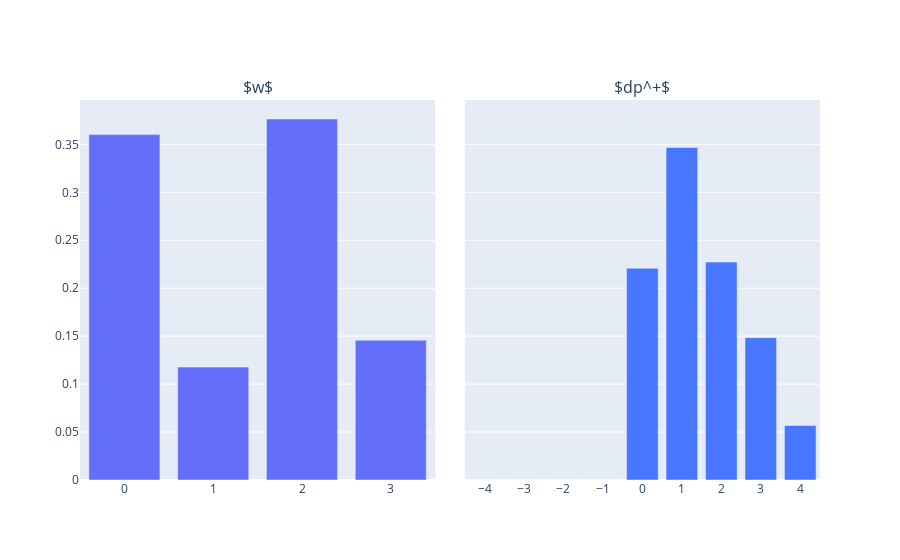

Here is the notebook cell this chart was saved with:
### Code cell
#Plot the weights and dp_plus
fig = make_subplots(rows=1, cols=2, horizontal_spacing=0.04, shared_yaxes=True, subplot_titles= (r'$w$',r'$dp^+$'))
fig.add_bar(x = np.arange(N), y = result[0][:N],row = 1, col = 1, showlegend = False)
fig.add_bar(x = np.arange(-N,N+1), y = result1.x, marker_color='#4876FF',row = 1, col = 2, showlegend = False)
fig.update_xaxes(dtick = 1)
iplot(fig)

### Figure 1 — Plotly figure (JSON) as saved in the notebook; plotly's stock layout.template omitted (floating-point values rounded to 4 significant figures)
{"data": [{"showlegend": false, "type": "bar", "x": [0, 1, 2, 3], "xaxis": "x", "y": [0.3602, 0.1177, 0.3764, 0.1457], "yaxis": "y"}, {"marker": {"color": "#4876FF"}, "showlegend": false, "type": "bar", "x": [-4, -3, -2, -1, 0, 1, 2, 3, 4], "xaxis": "x2", "y": [1.798e-17, 1.664e-17, 4.479e-18, 6.288e-18, 0.2208, 0.3467, 0.2272, 0.1484, 0.05682], "yaxis": "y2"}], "layout": {"annotations": [{"font": {"size": 16}, "showarrow": false, "text": "$w$", "x": 0.24, "xanchor": "center", "xref": "paper", "y": 1, "yanchor": "bottom", "yref": "paper"}, {"font": {"size": 16}, "showarrow": false, "text": "$dp^+$", "x": 0.76, "xanchor": "center", "xref": "paper", "y": 1, "yanchor": "bottom", "yref": "paper"}], "autosize": true, "xaxis": {"anchor": "y", "autorange": true, "domain": [0, 0.48], "dtick": 1, "range": [-0.5, 3.5], "type": "linear"}, "xaxis2": {"anchor": "y2", "autorange": true, "domain": [0.52, 1], "dtick": 1, "range": [-4.5, 4.5], "type": "linear"}, "yaxis": {"anchor": "x", "autorange": true, "domain": [0, 1], "range": [0, 0.3962], "type": "linear"}, "yaxis2": {"anchor": "x2", "autorange": true, "domain": [0, 1], "matches": "y", "range": [0, 0.3962], "showticklabels": false, "type": "linear"}}}
